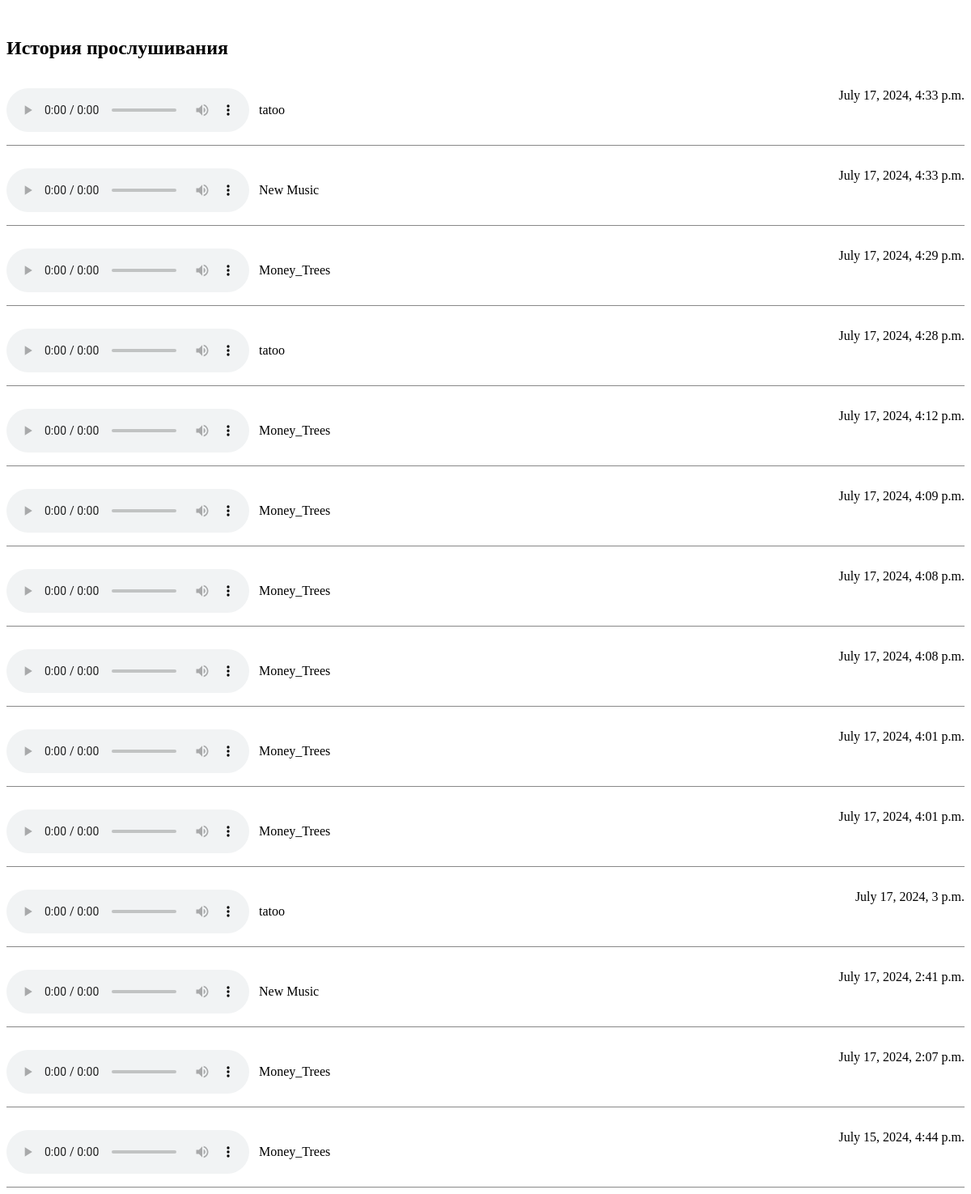
Page /history/ (signed in) on the committed database.
### music/models.py (models this page shows, shortened)
class History(models.Model):
    music = models.ForeignKey(Music, related_name="user_history_music", on_delete=models.CASCADE)
    user = models.ForeignKey(User, on_delete=models.CASCADE)
    listened_at = models.DateTimeField(auto_now_add=True)

class Music(models.Model):
    name = models.CharField(max_length=100)
    image = models.ImageField(upload_to='images/music/')
    author = models.ForeignKey(User, on_delete=models.CASCADE)
    file = models.FileField(upload_to='files/music/')
    album = models.ForeignKey(Album, on_delete=models.SET_NULL, null=True)
    genres = models.ManyToManyField(Genre, related_name='musics')
    likes = models.ManyToManyField(User, related_name='liked_musics', blank=True)
    history = models.ManyToManyField(User, related_name='music_history', through="History", blank=True)

### music/views.py (the view)
# urls.py: path('history/', views.HistoryView.as_view(), name='history'),
@method_decorator(
    login_required(login_url='sign_in_page_name'),
    name='dispatch'
)
class HistoryView(ListView):
    model = History
    context_object_name = 'histories'
    template_name = 'music/history.html'
    paginate_by = 15
    def get_queryset(self):
        return History.objects.filter(user=self.request.user).order_by('-listened_at')

### music/templates/music/history.html (shortened to what this page needs)
{% extends 'music/layouts/base.html' %}
{% block content %}
    <h2>История прослушивания</h2>
    <div class="vertical">
        {% for history in histories %}
            <div class="vertical-item">
                <p class="center">
                    <audio controls>
                        <source src="{{ history.music.file.url }}">
                    </audio>
                    {{ history.music.name }}
                </p>
                <p>{{ history.listened_at }}</p>
            </div>
        {% empty %}
            <h1>Вы еще не прослушали песни</h1>
        {% endfor %}
    </div>
{% endblock %}

### music/templates/music/layouts/base.html (shortened to what this page needs)
<!doctype html>
<html lang="en">
<head>
</head>
<body>
<header>
    {% include 'music/includes/header.html' %}
</header>
<main>
    {% block content %}
    {% endblock %}
</main>
</body>
</html>

### music/templates/music/includes/header.html
<nav class="nav">
    <a class="nav-link" href="{% url 'index'  %}">Главная</a>
    <a class="nav-link" href="{% url 'history'  %}">История</a>
    <a class="nav-link" href="{% url 'upload_music'  %}">Загрузить музыку</a>
    <a class="nav-link" href="{% url 'playlists'  %}">Плейлисты</a>
</nav>

### music/templates/music/layouts/base.html (style rules this page uses)
.vertical { display: flex; flex-direction: column; gap: 12px; }
.vertical-item { display: flex; gap: 12px; justify-content: space-between; border-bottom: 1px solid #888; }
.center { display: flex; align-items: center; gap: 12px; }

### rows in the picture
History: music.name "tatoo", listened_at "July 17, 2024, 4:33 p.m."
History: music.name "New Music", listened_at "July 17, 2024, 4:33 p.m."
History: music.name "Money_Trees", listened_at "July 17, 2024, 4:29 p.m."
History: music.name "tatoo", listened_at "July 17, 2024, 4:28 p.m."
History: music.name "Money_Trees", listened_at "July 17, 2024, 4:12 p.m."
History: music.name "Money_Trees", listened_at "July 17, 2024, 4:09 p.m."
History: music.name "Money_Trees", listened_at "July 17, 2024, 4:08 p.m."
History: music.name "Money_Trees", listened_at "July 17, 2024, 4:08 p.m."
History: music.name "Money_Trees", listened_at "July 17, 2024, 4:01 p.m."
History: music.name "Money_Trees", listened_at "July 17, 2024, 4:01 p.m."
History: music.name "tatoo", listened_at "July 17, 2024, 3 p.m."
History: music.name "New Music", listened_at "July 17, 2024, 2:41 p.m."
History: music.name "Money_Trees", listened_at "July 17, 2024, 2:07 p.m."
History: music.name "Money_Trees", listened_at "July 15, 2024, 4:44 p.m."
